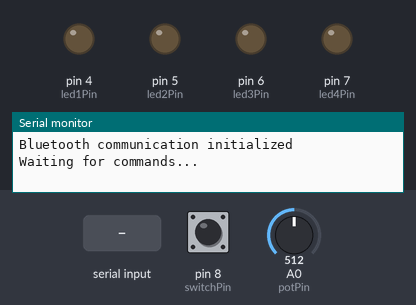
The sketch below on a simulated Arduino Uno, built with avr-gcc and run on an emulated ATmega328P. Parts: output pins drawn as LEDs (lit = HIGH), the last lines printed to the serial monitor. Inputs (shaded band) come from the test bench; at power-on: pin 8 (switchPin) HIGH, A0 (potPin) = 512.

Above: at 1.2 s.
1.3 s: pin 8 (switchPin) pulled LOW for 0.15 s
At 2.5 s:
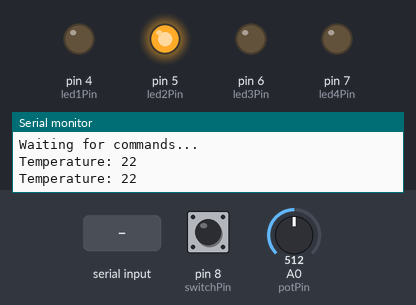
2.9 s: "1,150\n" received over Serial
At 2.98 s:
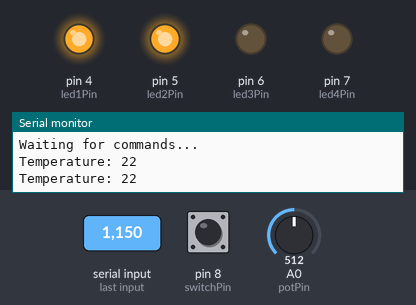
4.5 s: "4,1\n" received over Serial
At 5.0 s:
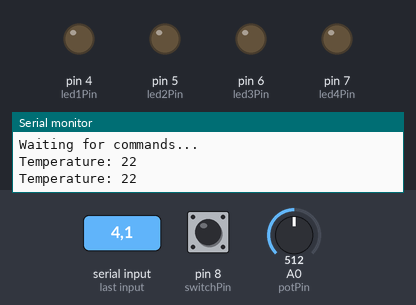
6.0 s: "1,1\n" received over Serial
8.0 s: pin 8 (switchPin) pulled LOW for 1 s
At 8.8 s:
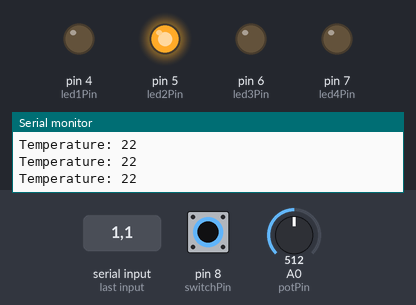
Timing chart, 0 to 11.0 s (numbered marks = the images above; inputs shaded):
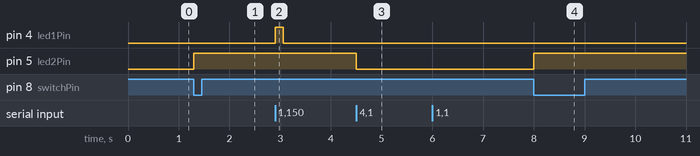

Measured:
- after the input at 1.3 s, pin 5 (led2Pin): LOW → HIGH at once
- after the input at 2.9 s, pin 4 (led1Pin): LOW → HIGH at once, → LOW 0.15 s later
- after the input at 4.5 s, pin 5 (led2Pin): HIGH → LOW at once
- after the input at 8.0 s, pin 5 (led2Pin): LOW → HIGH at once

The sketch:

arduinoCodePotentiometerLED.ino
```cpp
#include <SoftwareSerial.h>

SoftwareSerial BTSerial(2, 3); // RX, TX

const int potPin = A0;   // Connect potentiometer to analog pin A0
const int led1Pin = 4;   // Connect LED1 to digital pin 4
const int led2Pin = 5;   // Connect LED2 to digital pin 5
const int led3Pin = 6;   // Connect LED3 to digital pin 6
const int led4Pin = 7;   // Connect LED4 to digital pin 7
const int switchPin = 8; // Connect switch to digital pin 8

bool switchState = false;
unsigned long previousMillis = 0; // Variable to store the last time LED1 was updated
int duration = 0; // Variable to hold the duration in milliseconds
bool stopReading = false; // Variable to stop reading potentiometer

String msg, cmd;

void setup() {
  Serial.begin(9600);     // Initialize serial communication
  BTSerial.begin(9600);   // Initialize Bluetooth serial communication
  Serial.println("Bluetooth communication initialized");
  msg = "";
  Serial.println("Waiting for commands...");

  pinMode(led1Pin, OUTPUT); // Set LED pins as output
  pinMode(led2Pin, OUTPUT);
  pinMode(led3Pin, OUTPUT);
  pinMode(led4Pin, OUTPUT);
  pinMode(switchPin, INPUT_PULLUP); // Set switch pin as input with internal pull-up resistor

  digitalWrite(led1Pin, LOW); // Turn off LED1 initially
  digitalWrite(led2Pin, LOW); // Turn off LED2
  digitalWrite(led3Pin, LOW); // Turn off LED3
  digitalWrite(led4Pin, LOW); // Turn off LED4
}

void loop() {
  // Read the state of the switch
  bool currentSwitchState = digitalRead(switchPin) == LOW;

  if (currentSwitchState != switchState) {
    // If the switch state has changed
    switchState = currentSwitchState;
    if (!switchState) {
      // If the switch is turned off, allow reading to resume
      stopReading = false;
    }
  }

  if (switchState && !stopReading) { // If switch is ON and reading is not stopped
    // Read the value from the potentiometer
    int sensorValue = analogRead(potPin);

    // Map the sensor value from 0-1023 to 15-35
    int outputValue = map(sensorValue, 0, 1023, 10, 35);

    // Control LEDs based on potentiometer reading
    if (outputValue >= 20 && outputValue <= 25) {
      digitalWrite(led2Pin, HIGH);
      digitalWrite(led3Pin, LOW);
      digitalWrite(led4Pin, LOW);
    } else if (outputValue >= 26 && outputValue <= 31) {
      digitalWrite(led2Pin, LOW);
      digitalWrite(led3Pin, HIGH);
      digitalWrite(led4Pin, LOW);
    } else if (outputValue >= 32 && outputValue <= 42) {
      digitalWrite(led2Pin, LOW);
      digitalWrite(led3Pin, LOW);
      digitalWrite(led4Pin, HIGH);
    } else {
      digitalWrite(led2Pin, LOW); // Turn off LED
      digitalWrite(led3Pin, LOW);
      digitalWrite(led4Pin, LOW);
    }

    // Send the output value over Bluetooth
    BTSerial.println(outputValue);
    Serial.print("Temperature: ");
    Serial.println(outputValue);

    delay(100); // Delay for stability
  }

  // Check for incoming Bluetooth commands to control LEDs
  if (Serial.available() > 0) {
    msg = Serial.readStringUntil('\n'); // Read until newline character

    // Split the received message into command and duration
    int commaIndex = msg.indexOf(',');
    if (commaIndex != -1) { // Check if comma exists
      // Extract command and duration substrings
      String command = msg.substring(0, commaIndex);
      String durationStr = msg.substring(commaIndex + 1);

      // Convert duration string to integer
      duration = durationStr.toInt();

      if (command == "1") {
        // Turn on LED1
        digitalWrite(led1Pin, HIGH);
        previousMillis = millis(); // Store the current time
      } else if (command == "2") {
      // Turn off LED2, LED3, and LED4, and stop reading the potentiometer
      stopReading = true;
    }else if (command == "3") {
      stopReading = false;
    } else if (command == "4") {

      // Turn off LED2, LED3, and LED4, and stop reading the potentiometer
      digitalWrite(led2Pin, LOW);
      digitalWrite(led3Pin, LOW);
      digitalWrite(led4Pin, LOW);
      delay(2000);
    }}
  }

  // Check if it's time to turn off LED1
  if (digitalRead(led1Pin) == HIGH && millis() - previousMillis >= duration) {
    digitalWrite(led1Pin, LOW); // Turn off LED1
  }
}
```
